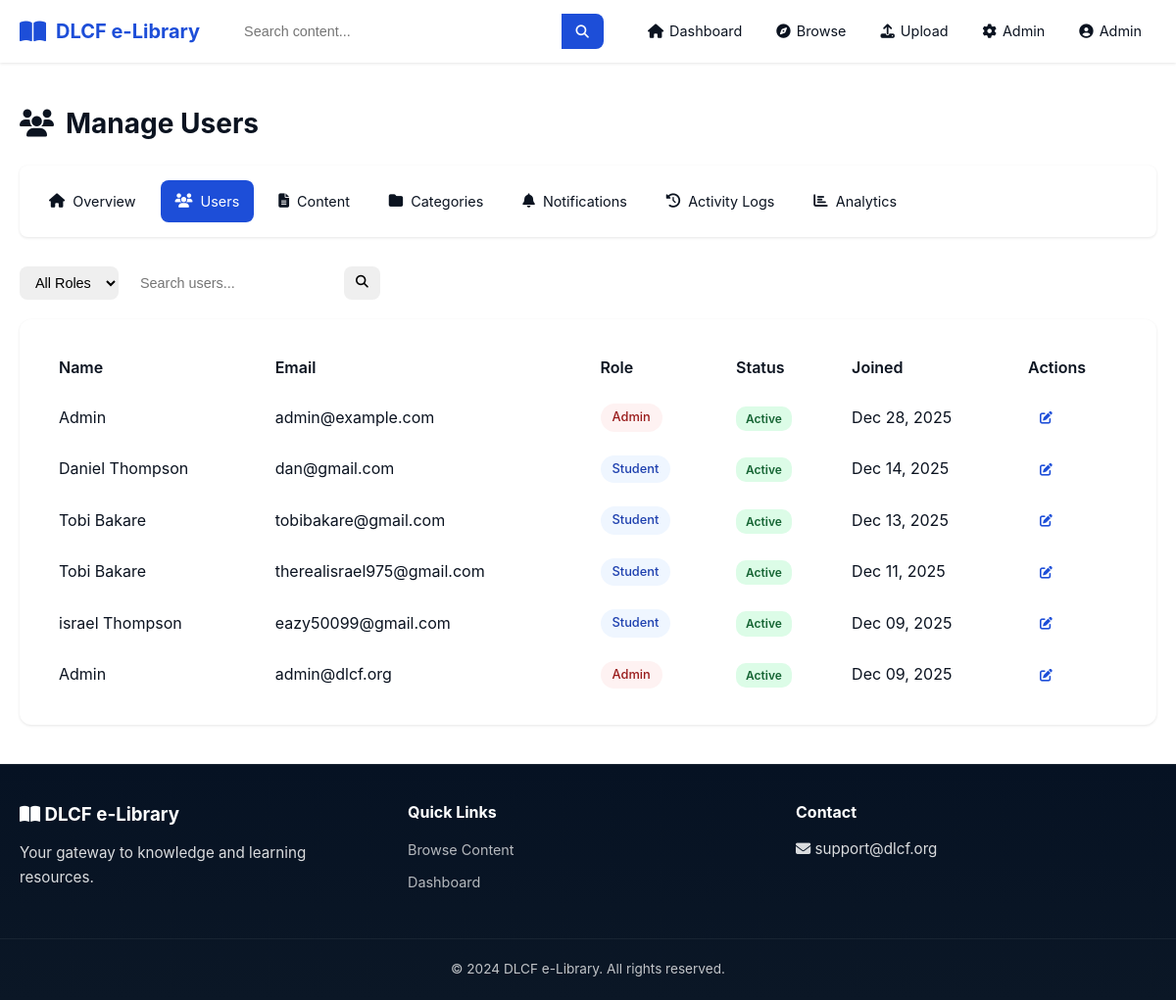
The app's page /admin/users (signed in) with its own data.
### models.py (models this page shows, shortened)
class User(UserMixin, db.Model):
    id = db.Column(db.Integer, primary_key=True)
    name = db.Column(db.String(100), nullable=False)
    email = db.Column(db.String(120), unique=True, nullable=False)
    password_hash = db.Column(db.String(255), nullable=False)
    role = db.Column(db.String(20), default='student')
    bio = db.Column(db.Text)
    profile_photo = db.Column(db.String(255))
    created_at = db.Column(db.DateTime, default=datetime.utcnow)
    is_active = db.Column(db.Boolean, default=True)
    contents = db.relationship('Content', backref='uploader', lazy='dynamic')
    activities = db.relationship('ActivityLog', backref='user', lazy='dynamic')
    notifications = db.relationship('Notification', backref='recipient', lazy='dynamic')
    def is_admin(self):
        return self.role == 'admin'
    def can_upload(self):
        return self.role in ['admin', 'teacher']

### routes/admin.py (the view)
@admin_bp.route('/users')
@login_required
@admin_required
def users():
    page = request.args.get('page', 1, type=int)
    role_filter = request.args.get('role', '')
    search = request.args.get('search', '').strip()
    query = User.query
    if role_filter:
        query = query.filter_by(role=role_filter)
    if search:
        query = query.filter(
            (User.name.ilike(f'%{search}%')) |
            (User.email.ilike(f'%{search}%'))
        )
    users = query.order_by(desc(User.created_at)).paginate(page=page, per_page=20, error_out=False)
    return render_template('admin/users.html', users=users, role_filter=role_filter, search=search)

### routes/admin.py (called while the page is built)
def admin_required(f):
    @wraps(f)
    def decorated_function(*args, **kwargs):
        if not current_user.is_authenticated or not current_user.is_admin():
            flash('You do not have permission to access this page.', 'error')
            return redirect(url_for('main.dashboard'))
        return f(*args, **kwargs)
    return decorated_function

### templates/admin/users.html (shortened to what this page needs)
{% extends "base.html" %}
{% block content %}
<div class="admin-page">
    <div class="admin-header">
        <h1><i class="fas fa-users"></i> Manage Users</h1>
    </div>
    <div class="admin-nav">
        <a href="{{ url_for('admin.dashboard') }}"><i class="fas fa-home"></i> Overview</a>
        <a href="{{ url_for('admin.users') }}" class="active"><i class="fas fa-users"></i> Users</a>
        <a href="{{ url_for('admin.content') }}"><i class="fas fa-file-alt"></i> Content</a>
        <a href="{{ url_for('admin.categories') }}"><i class="fas fa-folder"></i> Categories</a>
        <a href="{{ url_for('admin.notifications') }}"><i class="fas fa-bell"></i> Notifications</a>
        <a href="{{ url_for('admin.activity') }}"><i class="fas fa-history"></i> Activity Logs</a>
        <a href="{{ url_for('admin.analytics') }}"><i class="fas fa-chart-bar"></i> Analytics</a>
    </div>
    <div class="admin-toolbar">
        <form action="{{ url_for('admin.users') }}" method="GET" class="filter-form">
            <select name="role" onchange="this.form.submit()">
                <option value="">All Roles</option>
            </select>
            <input type="text" name="search" placeholder="Search users..." value="{{ search }}">
            <button type="submit" class="btn btn-sm"><i class="fas fa-search"></i></button>
        </form>
    </div>
    <div class="admin-card full-width">
        <table class="admin-table">
            <thead>
                <tr>
                    <th>Name</th>
                    <th>Email</th>
                    <th>Role</th>
                    <th>Status</th>
                    <th>Joined</th>
                    <th>Actions</th>
                </tr>
            </thead>
            <tbody>
                {% for user in users.items %}
                <tr>
                    <td>{{ user.name }}</td>
                    <td>{{ user.email }}</td>
                    <td><span class="role-badge {{ user.role }}">{{ user.role }}</span></td>
                    <td><span class="status-badge {% if user.is_active %}active{% else %}inactive{% endif %}">{{ 'Active' if user.is_active else 'Inactive' }}</span></td>
                    <td>{{ user.created_at.strftime('%b %d, %Y') }}</td>
                    <td>
                        <a href="{{ url_for('admin.edit_user', user_id=user.id) }}" class="btn btn-sm"><i class="fas fa-edit"></i></a>
                    </td>
                </tr>
                {% endfor %}
            </tbody>
        </table>
    </div>
</div>
{% endblock %}

### templates/base.html (shortened to what this page needs)
<!DOCTYPE html>
<html lang="en">
<head>
    <link rel="stylesheet" href="{{ url_for('static', filename='css/style.css') }}">
    <link rel="stylesheet" href="https://cdnjs.cloudflare.com/ajax/libs/font-awesome/6.4.0/css/all.min.css">
</head>
<body class="{% if request.endpoint == 'main.index' %}landing{% endif %}" data-endpoint="{{ request.endpoint }}">
    <nav class="navbar">
        <div class="nav-container">
            <a href="{{ url_for('main.index') }}" class="nav-logo">
                <i class="fas fa-book-open"></i>
                <span>DLCF e-Library</span>
            </a>
            {% if current_user.is_authenticated %}
            <div class="nav-search">
                <form action="{{ url_for('main.browse') }}" method="GET">
                    <input type="text" name="q" placeholder="Search content..." value="{{ request.args.get('q', '') }}">
                    <button type="submit"><i class="fas fa-search"></i></button>
                </form>
            </div>
            {% endif %}
            <ul class="nav-menu" id="navMenu">
                {% if current_user.is_authenticated %}
                <li><a href="{{ url_for('main.dashboard') }}"><i class="fas fa-home"></i> Dashboard</a></li>
                <li><a href="{{ url_for('main.browse') }}"><i class="fas fa-compass"></i> Browse</a></li>
                {% if current_user.can_upload() %}
                <li><a href="{{ url_for('content.upload') }}"><i class="fas fa-upload"></i> Upload</a></li>
                {% endif %}
                {% if current_user.is_admin() %}
                <li><a href="{{ url_for('admin.dashboard') }}"><i class="fas fa-cog"></i> Admin</a></li>
                {% endif %}
                <li class="nav-dropdown">
                    <a href="#" class="dropdown-toggle">
                        <i class="fas fa-user-circle"></i> {{ current_user.name }}
                    </a>
                </li>
                {% else %}
                <li><a href="{{ url_for('auth.login') }}"><i class="fas fa-sign-in-alt"></i> Login</a></li>
                <li><a href="{{ url_for('auth.register') }}" class="btn-nav">Register</a></li>
                {% endif %}
            </ul>
        </div>
    </nav>
    <main class="main-content">
        {% block content %}{% endblock %}
    </main>
    <footer class="footer">
        <div class="footer-content">
            <div class="footer-section">
                <h3><i class="fas fa-book-open"></i> DLCF e-Library</h3>
                <p>Your gateway to knowledge and learning resources.</p>
            </div>
            <div class="footer-section">
                <h4>Quick Links</h4>
                <ul>
                    <li><a href="{{ url_for('main.browse') }}">Browse Content</a></li>
                    <li><a href="{{ url_for('main.dashboard') }}">Dashboard</a></li>
                </ul>
            </div>
            <div class="footer-section">
                <h4>Contact</h4>
                <p><i class="fas fa-envelope"></i> support@dlcf.org</p>
            </div>
        </div>
        <div class="footer-bottom">
            <p>&copy; 2024 DLCF e-Library. All rights reserved.</p>
        </div>
    </footer>
</body>
</html>

### records on screen
User: name "Admin", email "admin@dlcf.org", role "Admin", is_active "Active", created_at "Dec 09, 2025"
User: name "Admin", email "admin@example.com", role "Admin", is_active "Active", created_at "Dec 28, 2025"
User: name "Daniel Thompson", email "dan@gmail.com", role "Student", is_active "Active", created_at "Dec 14, 2025"
User: name "Tobi Bakare", email "tobibakare@gmail.com", role "Student", is_active "Active", created_at "Dec 13, 2025"
User: name "Tobi Bakare", email "therealisrael975@gmail.com", role "Student", is_active "Active", created_at "Dec 11, 2025"
User: name "israel Thompson", email "eazy50099@gmail.com", role "Student", is_active "Active", created_at "Dec 09, 2025"
